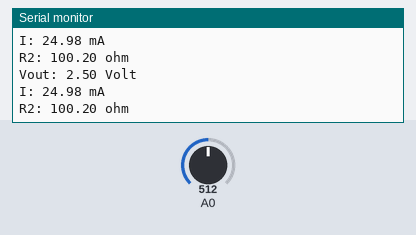
The sketch below on a simulated Arduino Uno, built with avr-gcc and run on an emulated ATmega328P. On the bench: the last lines printed to the serial monitor. The inputs (shaded band) are chosen by the test bench; at power-on: A0 = 512.

Above: at 3.8 s.
3.9 s: A0 set to 716
At 5.8 s:
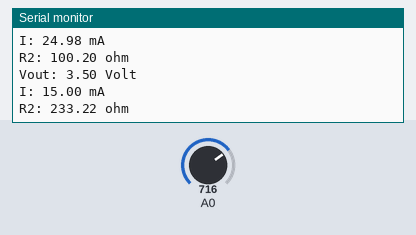
6.7 s: A0 set to 900
At 8.6 s:
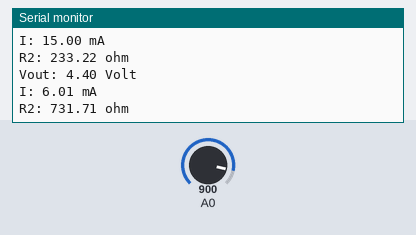
Timing chart, 0 to 10.1 s (numbered marks = the images above; inputs shaded):
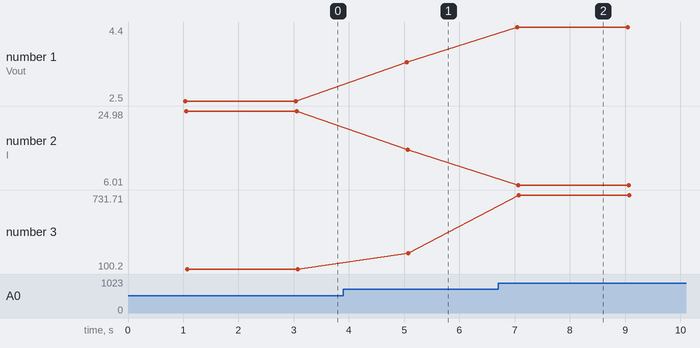

Measured:
- after the input at 3.9 s, the serial monitor: prints a new line after 1.1 s (image 1)
- after the input at 6.7 s, the serial monitor: prints a new line after 0.34 s (image 2)
- plotted number 1: 2.5 → 3.5 after the input at 3.9 s, 3.5 → 4.4 after the input at 6.7 s
- plotted number 2: 24.98 → 15 after the input at 3.9 s, 15 → 6.01 after the input at 6.7 s
- plotted number 3: 100.2 → 233.22 after the input at 3.9 s, 233.22 → 731.71 after the input at 6.7 s

The sketch:

Ohm_meter.ino
```cpp
float Vin= 5,Vout,R1= 100,R2,i=0;
void setup()
{
Serial.begin(9600);

Serial.println("Program mengukur resistor");

Serial.println("R1 harus 100ohm ");
Serial.println("Jika R2 tidak tersambung program akan berhenti membaca");
}
void loop()
{
  delay(1000);
Vout= (analogRead(A0)* Vin)/1023.0;
i=(Vin-Vout)/R1;
R2= Vout/i;
if(R2==Vout/0){
  R2=0;
}
else{
Serial.print("Vout: ");
Serial.print(Vout);
Serial.println(" Volt");
Serial.print("I: ");
Serial.print(i*1000);
Serial.println(" mA");
Serial.print("R2: ");
Serial.print(R2);
Serial.println(" ohm");
  delay(1000);}
}
```
